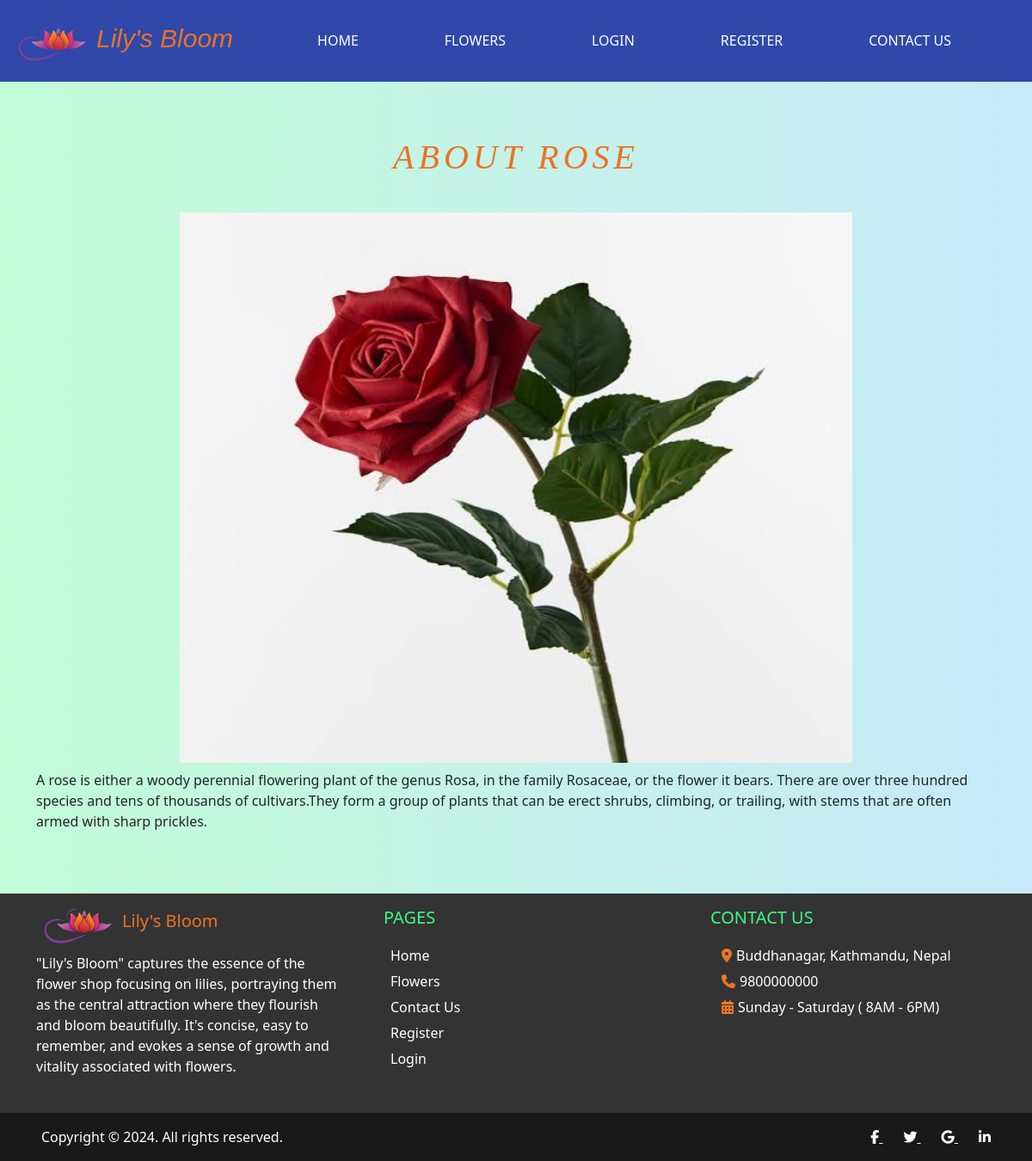
The page /single.php?id=32 on the database its author committed.
### tables this page shows
CREATE TABLE `flower` (
  `flower_id` int(11) NOT NULL,
  `name` varchar(100) NOT NULL,
  `content` varchar(10000) NOT NULL,
  `images` varchar(1000) NOT NULL
);

### single.php (the view)
<?php
include_once ("includes/header.php");
include_once ("includes/menu.php");
include_once("config.php");
if( isset( $_GET['id'] ) ) {
    $id = $_GET['id'];
    $sql = "SELECT * FROM flower WHERE flower_id = $id ";
    $result  = mysqli_query( $conn, $sql );
    if( mysqli_num_rows( $result ) > 0 ) {
        while( $row = mysqli_fetch_assoc( $result ) ) {
?>
<div class="flowers  py-5 text-center">
    <div class="container cards text-center">
        <div class="heading py-3">
            <h1 class="text-uppercase pb-3">About <?php echo $row['name']; ?></h1>
        </div>
        <div class="col-12 text-center">
            <div class="images">
                <img src="/flowers/admin/pages/uploads/<?php echo $row['images']; ?>" class="img-fluid" style="height: 80vh; width: 70%" alt="">
            </div>
        </div>
        <div class="content text-start py-2">
            <p><?php echo $row['content']; ?></p>
        </div>
    </div>
</div>
<?php
  }
}
include_once ("includes/footer.php");
}
?>

### assets/style.css (style rules this page uses)
.flowers { background: #84fab0; background: -webkit-linear-gradient(to right, rgba(132, 250, 176, 0.5), rgba(143, 211, 244, 0.5)); background: linear-gradient(to right, rgba(132, 250, 176, 0.5), rgba(143, 211, 244, 0.5)); }
.flowers .heading { font-style: italic; font-weight: 100; font-family: "Brush Script MT, Brush Script Std, cursive"; color: #EC7224; letter-spacing: 5px; }

### rows shown on the page
flower: name "ROSE", images (picture), content "A rose is either a woody perennial flowering plant of the genus Rosa, in the family Rosaceae, or the flower it bears. There are over three hundred species and tens of thousands of cultivars.They form a group of plants that can be erect shrubs, climbing, or trailing, with stems that are often armed with sharp prickles."
